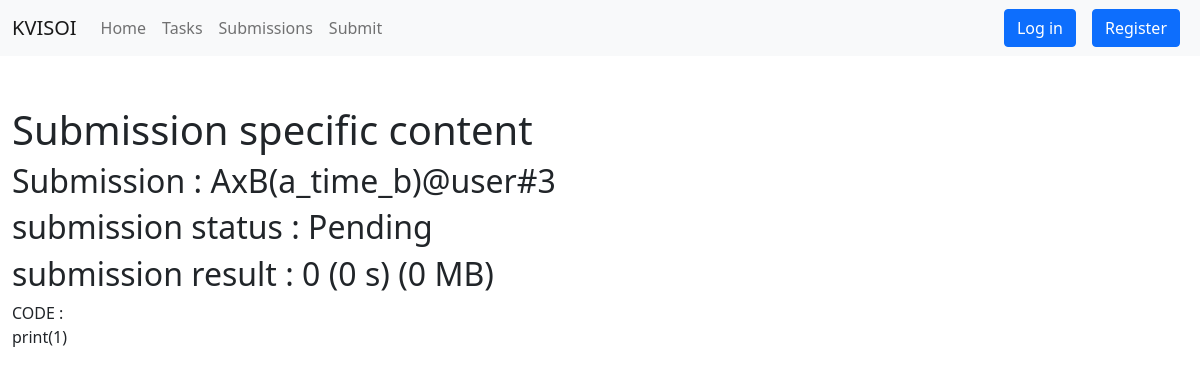
Page /submission/3 on the committed database.
### core/models.py (models this page shows, shortened)
class Submission(models.Model):
  owner = models.ForeignKey(User, on_delete=models.CASCADE, default="")
  code = models.TextField()
  task = models.ForeignKey(Task, on_delete=models.CASCADE, default="")
  lang = models.CharField(max_length=20)
  status = models.CharField(max_length=20)
  score = models.PositiveIntegerField(default=0)
  timeUsed = models.PositiveIntegerField(default=0)
  memoryUsed = models.PositiveIntegerField(default=0)
  def __str__(self):
    return f'{self.task}@{self.owner}#{self.id}'
  @property
  def result (self):
    return f'{self.score} ({self.timeUsed} s) ({self.memoryUsed} MB)'

class Task(models.Model):
  id = models.CharField(max_length=128, primary_key=True, unique=True)
  title = models.CharField(max_length=128)
  author = models.ForeignKey(User, on_delete=models.DO_NOTHING, null=True)
  def __str__(self):
    return f'{self.title}({self.id})'

### core/views.py (the view)
# urls.py: url(r'^submission/(?P<id>[0-9]+)$', views.submission, name='core-submission'),
def submission (req, id) :
  return render(req, 'core/submission.html', {
    'submission' : Submission.objects.get(id=id)
  })

### core/templates/core/submission.html
{% extends "core/base.html" %}
{% block content %}
  <h1> Submission specific content </h1>
  <h2> Submission : {{submission}} </h2>
  <h2> submission status : {{submission.status}} </h2>
  <h2> submission result : {{submission.result}} </h2>
  CODE :
  <p>
    {{submission.code}}
  </p>
{% endblock %}

### rows in the picture
Submission: task+owner+id "AxB(a_time_b)@user#3", status "Pending", result "0 (0 s) (0 MB)", code "print(1)"
